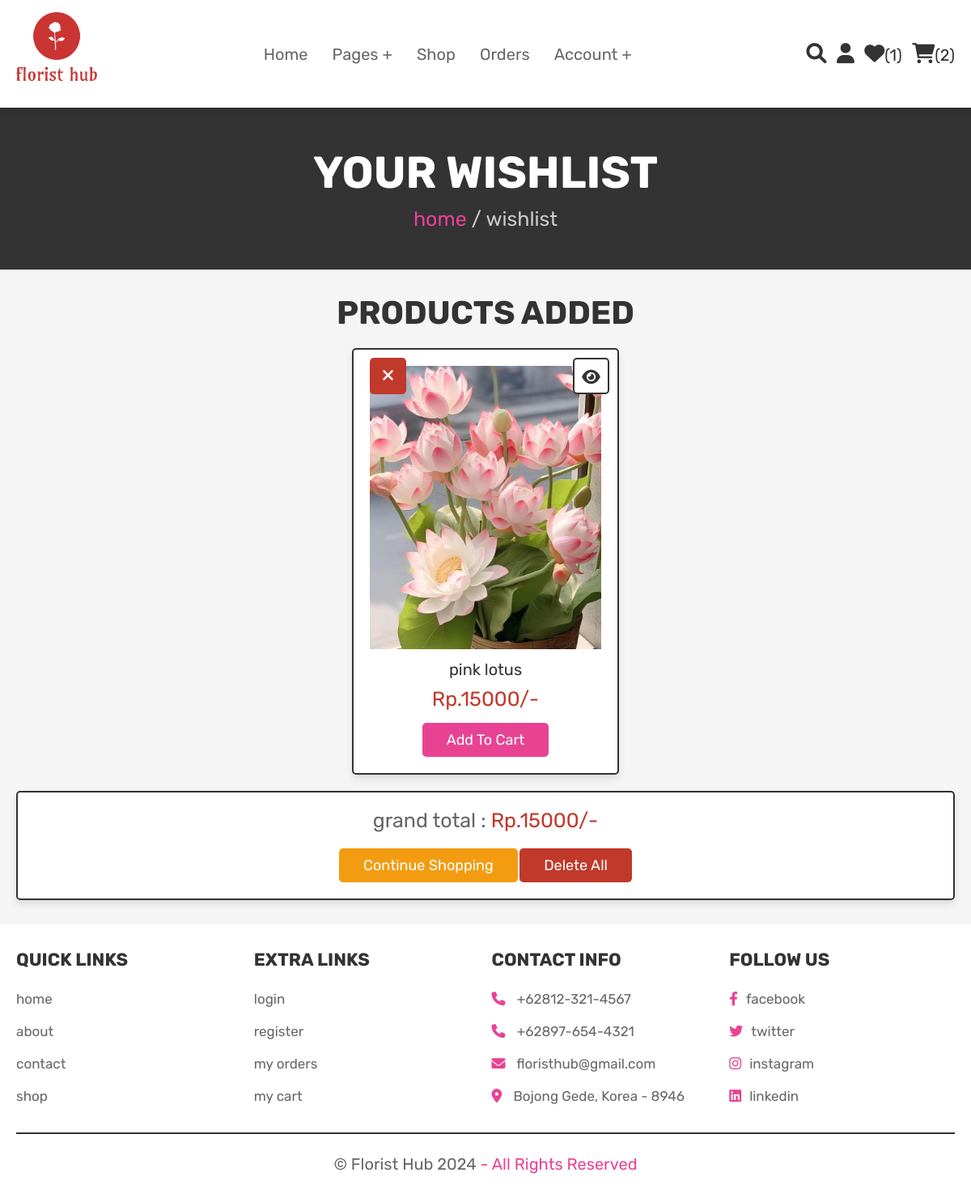
Page /wishlist.php (signed in) on the committed database.
### tables this page shows
CREATE TABLE `wishlist` (
  `id` int(100) NOT NULL,
  `user_id` int(100) NOT NULL,
  `pid` int(100) NOT NULL,
  `name` varchar(100) NOT NULL,
  `price` int(100) NOT NULL,
  `image` varchar(100) NOT NULL
);

### wishlist.php (the view, shortened to what this page needs)
<?php
@include 'config.php';
$user_id = $_SESSION['user_id'];
?>
<!DOCTYPE html>
<html lang="en">
<head>
   <link rel="stylesheet" href="https://cdnjs.cloudflare.com/ajax/libs/font-awesome/6.0.0/css/all.min.css">
   <link rel="stylesheet" href="css/style.css">
</head>
<body>
<?php @include 'header.php'; ?>
<section class="heading">
    <h3>your wishlist</h3>
    <p> <a href="home.php">home</a> / wishlist </p>
</section>
<section class="wishlist">
    <h1 class="title">products added</h1>
    <div class="box-container">
    <?php
        $grand_total = 0;
        $select_wishlist = mysqli_query($conn, "SELECT * FROM `wishlist` WHERE user_id = '$user_id'") or die('query failed');
        if(mysqli_num_rows($select_wishlist) > 0){
            while($fetch_wishlist = mysqli_fetch_assoc($select_wishlist)){
    ?>
    <form action="" method="POST" class="box">
        <a href="wishlist.php?delete=<?php echo $fetch_wishlist['id']; ?>" class="fas fa-times" onclick="return confirm('delete this from wishlist?');"></a>
        <a href="view_page.php?pid=<?php echo $fetch_wishlist['pid']; ?>" class="fas fa-eye"></a>
        <img src="uploaded_img/<?php echo $fetch_wishlist['image']; ?>" alt="" class="image">
        <div class="name"><?php echo $fetch_wishlist['name']; ?></div>
        <div class="price">Rp.<?php echo $fetch_wishlist['price']; ?>/-</div>
        <input type="submit" value="add to cart" name="add_to_cart" class="btn">
    </form>
    <?php
    $grand_total += $fetch_wishlist['price'];
        }
    }else{
        echo '<p class="empty">your wishlist is empty</p>';
    }
    ?>
    </div>
    <div class="wishlist-total">
        <p>grand total : <span>Rp.<?php echo $grand_total; ?>/-</span></p>
        <a href="shop.php" class="option-btn">continue shopping</a>
        <a href="wishlist.php?delete_all" class="delete-btn <?php echo ($grand_total > 1)?'':'disabled' ?>" onclick="return confirm('delete all from wishlist?');">delete all</a>
    </div>
</section>
<?php @include 'footer.php'; ?>
</body>
</html>

### css/style.css (style rules this page uses)
:root { --pink:#e84393; --red:#c0392b; --orange:#f39c12; --black:#333; --white:#fff; --light-color:#666; --light-white:#ccc; --light-bg:#f5f5f5; --border:.2rem solid var(--black); --box-shadow:0 .5rem 1rem rgba(0,0,0,.1); }
* { font-family: 'Rubik', sans-serif; margin:0; padding:0; box-sizing: border-box; outline: none; border:none; text-decoration: none; transition:all .2s linear; }
html { font-size: 62.5%; overflow-x: hidden; scroll-behavior: smooth; scroll-padding-top: 6.5rem; }
body { background: var(--light-bg); }
section { padding:3rem 2rem; }
.btn, .delete-btn, .option-btn { display: inline-block; border-radius: .5rem; margin-top: 1rem; font-size: 1.8rem; color:var(--white); cursor: pointer; padding:1rem 3rem; text-transform: capitalize; }
.btn { background-color: var(--pink); }
.delete-btn { background-color: var(--red); }
.option-btn { background-color: var(--orange); }
.heading { display: flex; flex-flow: column; align-items: center; justify-content: center; gap:1rem; background-color: var(--black); text-align: center; min-height: 25vh; }
.heading h3 { font-size: 5.5rem; color:var(--white); text-transform: uppercase; }
.heading p { font-size: 2.5rem; color:var(--light-white); }
.heading p a { color:var(--pink); }
.title { text-align: center; margin-bottom: 2rem; color:var(--black); text-transform: uppercase; font-size: 4rem; }
.wishlist .box-container { max-width: 1200px; margin:0 auto; display: grid; grid-template-columns: repeat(auto-fit, 33rem); gap:1.5rem; align-items: flex-start; justify-content: center; }
.wishlist .box-container .box { padding:2rem; text-align: center; background-color: var(--white); border:var(--border); box-shadow: var(--box-shadow); border-radius: .5rem; position: relative; }
.wishlist .box-container .box .image { height: 35rem; width: 100%; object-fit: cover; }
.wishlist .box-container .box .fa-eye, .wishlist .box-container .box .fa-times { position: absolute; top:1rem; height: 4.5rem; width: 4.5rem; line-height: 4.3rem; font-size: 2rem; border-radius: .5rem; }
.wishlist .box-container .box .fa-eye { right:1rem; border:var(--border); background-color: var(--white); color:var(--black); }
.wishlist .box-container .box .fa-times { background-color: var(--red); color:var(--white); }
.wishlist .box-container .box .name { font-size: 2rem; color:var(--black); margin:1rem 0; }
.wishlist .box-container .box .price { font-size: 2.5rem; color:var(--red); margin:.5rem 0; }
.wishlist .wishlist-total { max-width: 1200px; margin:0 auto; padding:2rem; text-align: center; background-color: var(--white); border:var(--border); box-shadow: var(--box-shadow); border-radius: .5rem; margin-top: 2rem; }
.wishlist .wishlist-total p { font-size: 2.5rem; color:var(--light-color); margin-bottom: 1rem; }
.wishlist .wishlist-total p span { color:var(--red); }

### rows in the picture
wishlist: image (picture), name "pink lotus", price "15000"

### other values in the picture
$wishlist_num_rows "1"
$cart_num_rows "2"
$grand_total "15000"
